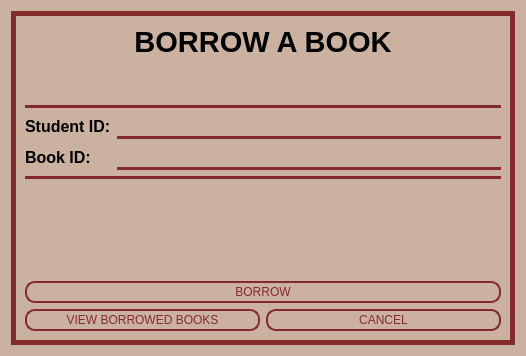
<?xml version="1.0" encoding="UTF-8"?>
<ui version="4.0">
 <class>BorrowRequest</class>
 <widget class="QWidget" name="BorrowRequest">
  <property name="geometry">
   <rect>
    <x>0</x>
    <y>0</y>
    <width>526</width>
    <height>356</height>
   </rect>
  </property>
  <property name="windowTitle">
   <string>Borrow a Book</string>
  </property>
  <property name="styleSheet">
   <string notr="true">.QWidget{background-color: #CBB1A0;border-radius: 10px}</string>
  </property>
  <layout class="QVBoxLayout" name="verticalLayout_5">
   <item>
    <widget class="QFrame" name="border">
     <property name="styleSheet">
      <string notr="true">#border{
	color: #842a2d;
}</string>
     </property>
     <property name="frameShape">
      <enum>QFrame::Box</enum>
     </property>
     <property name="lineWidth">
      <number>5</number>
     </property>
     <property name="midLineWidth">
      <number>5</number>
     </property>
     <layout class="QVBoxLayout" name="verticalLayout_4">
      <item>
       <widget class="QLabel" name="borrow_book_label">
        <property name="font">
         <font>
          <pointsize>22</pointsize>
          <bold>true</bold>
         </font>
        </property>
        <property name="styleSheet">
         <string notr="true">.QWidget{background-color: #CBB1A0;border-radius: 10px}</string>
        </property>
        <property name="text">
         <string>BORROW A BOOK</string>
        </property>
        <property name="alignment">
         <set>Qt::AlignCenter</set>
        </property>
       </widget>
      </item>
      <item>
       <spacer name="verticalSpacer">
        <property name="orientation">
         <enum>Qt::Vertical</enum>
        </property>
        <property name="sizeType">
         <enum>QSizePolicy::Minimum</enum>
        </property>
        <property name="sizeHint" stdset="0">
         <size>
          <width>10</width>
          <height>40</height>
         </size>
        </property>
       </spacer>
      </item>
      <item>
       <layout class="QVBoxLayout" name="verticalLayout_2">
        <item>
         <widget class="Line" name="line_1">
          <property name="styleSheet">
           <string notr="true">border: 2px solid #842a2d;</string>
          </property>
          <property name="orientation">
           <enum>Qt::Horizontal</enum>
          </property>
         </widget>
        </item>
        <item>
         <layout class="QGridLayout" name="gridLayout">
          <item row="0" column="0">
           <widget class="QLabel" name="label_StudID">
            <property name="font">
             <font>
              <pointsize>12</pointsize>
              <bold>true</bold>
             </font>
            </property>
            <property name="text">
             <string>Student ID:</string>
            </property>
            <property name="alignment">
             <set>Qt::AlignLeading|Qt::AlignLeft|Qt::AlignVCenter</set>
            </property>
           </widget>
          </item>
          <item row="0" column="1" rowspan="2">
           <layout class="QVBoxLayout" name="verticalLayout">
            <item>
             <widget class="QLineEdit" name="input_StudId">
              <property name="styleSheet">
               <string notr="true">QLineEdit {
      color: #000000;
      font: 15pt &quot;Verdana&quot;;
      border: None;
      border-bottom-color: white;
      border-radius: 10px;
      padding: 0 8px;
      background: #CBB1A0;
      selection-background-color: darkgray;
}</string>
              </property>
             </widget>
            </item>
            <item>
             <widget class="Line" name="line_3">
              <property name="styleSheet">
               <string notr="true">border: 2px solid #842a2d;</string>
              </property>
              <property name="orientation">
               <enum>Qt::Horizontal</enum>
              </property>
             </widget>
            </item>
            <item>
             <widget class="QLineEdit" name="input_BookId">
              <property name="styleSheet">
               <string notr="true">QLineEdit {
      color: #000000;
      font: 15pt &quot;Verdana&quot;;
      border: None;
      border-bottom-color: white;
      border-radius: 10px;
      padding: 0 8px;
      background: #CBB1A0;
      selection-background-color: darkgray;
}</string>
              </property>
             </widget>
            </item>
            <item>
             <widget class="Line" name="line_4">
              <property name="styleSheet">
               <string notr="true">border: 2px solid #842a2d;</string>
              </property>
              <property name="orientation">
               <enum>Qt::Horizontal</enum>
              </property>
             </widget>
            </item>
           </layout>
          </item>
          <item row="1" column="0">
           <widget class="QLabel" name="label_BookId">
            <property name="font">
             <font>
              <pointsize>12</pointsize>
              <bold>true</bold>
             </font>
            </property>
            <property name="text">
             <string>Book ID:</string>
            </property>
            <property name="alignment">
             <set>Qt::AlignLeading|Qt::AlignLeft|Qt::AlignVCenter</set>
            </property>
           </widget>
          </item>
         </layout>
        </item>
        <item>
         <widget class="Line" name="line_2">
          <property name="styleSheet">
           <string notr="true">border: 2px solid #842a2d;</string>
          </property>
          <property name="orientation">
           <enum>Qt::Horizontal</enum>
          </property>
         </widget>
        </item>
       </layout>
      </item>
      <item>
       <layout class="QVBoxLayout" name="verticalLayout_3">
        <item>
         <widget class="QLabel" name="status_label">
          <property name="font">
           <font>
            <pointsize>12</pointsize>
            <italic>true</italic>
            <bold>true</bold>
           </font>
          </property>
          <property name="styleSheet">
           <string notr="true">color: rgb(255, 0, 0);</string>
          </property>
          <property name="text">
           <string/>
          </property>
          <property name="alignment">
           <set>Qt::AlignCenter</set>
          </property>
         </widget>
        </item>
        <item>
         <spacer name="verticalSpacer_3">
          <property name="orientation">
           <enum>Qt::Vertical</enum>
          </property>
          <property name="sizeHint" stdset="0">
           <size>
            <width>20</width>
            <height>40</height>
           </size>
          </property>
         </spacer>
        </item>
        <item>
         <widget class="QPushButton" name="borrow_button">
          <property name="cursor">
           <cursorShape>PointingHandCursor</cursorShape>
          </property>
          <property name="styleSheet">
           <string notr="true">QPushButton{
	color: #842a2d;
	font: 17pt &quot;Franklin Gothic Book&quot;;
	border: 2px solid #842a2d;
	padding: 2px;
	border-radius: 10px;
	opacity: 100;
}

QPushButton:hover{
    background-color: #842a2d;
	color: #CBB1A0;
}</string>
          </property>
          <property name="text">
           <string>BORROW</string>
          </property>
         </widget>
        </item>
        <item>
         <layout class="QHBoxLayout" name="horizontalLayout_3">
          <item>
           <widget class="QPushButton" name="view_borrowed_books_button">
            <property name="cursor">
             <cursorShape>PointingHandCursor</cursorShape>
            </property>
            <property name="styleSheet">
             <string notr="true">QPushButton{
	color: #842a2d;
	font: 17pt &quot;Franklin Gothic Book&quot;;
	border: 2px solid #842a2d;
	padding: 2px;
	border-radius: 10px;
	opacity: 100;
}

QPushButton:hover{
    background-color: #842a2d;
	color: #CBB1A0;
}</string>
            </property>
            <property name="text">
             <string>  VIEW BORROWED BOOKS  </string>
            </property>
           </widget>
          </item>
          <item>
           <widget class="QPushButton" name="cancel_button">
            <property name="cursor">
             <cursorShape>PointingHandCursor</cursorShape>
            </property>
            <property name="styleSheet">
             <string notr="true">QPushButton{
	color: #842a2d;
	font: 17pt &quot;Franklin Gothic Book&quot;;
	border: 2px solid #842a2d;
	padding: 2px;
	border-radius: 10px;
	opacity: 100;
}

QPushButton:hover{
    background-color: #842a2d;
	color: #CBB1A0;
}</string>
            </property>
            <property name="text">
             <string>CANCEL</string>
            </property>
           </widget>
          </item>
         </layout>
        </item>
       </layout>
      </item>
     </layout>
    </widget>
   </item>
  </layout>
 </widget>
 <resources/>
 <connections/>
</ui>
